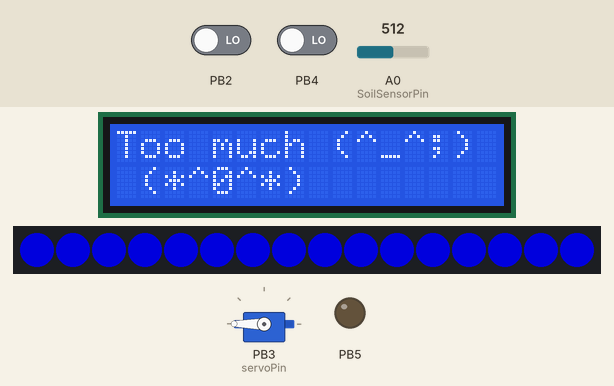
Simulated run of this sketch. Board: ATtiny85, built with avr-gcc and run on an emulated ATtiny85. Parts: 16×2 character LCD, 16 RGB LEDs in strip order, left to right, servo, output pins drawn as LEDs (lit = HIGH). The test bench sets the inputs (shaded band); at power-on: A0 (SoilSensorPin) = 512, PB2 LOW, PB4 LOW. Dim RGB values are drawn brighter than linear; what the sketch prints to the serial monitor is not drawn.

Above: at 1.2 s.
1.3 s: A0 (SoilSensorPin) set to 489
At 3.4 s:
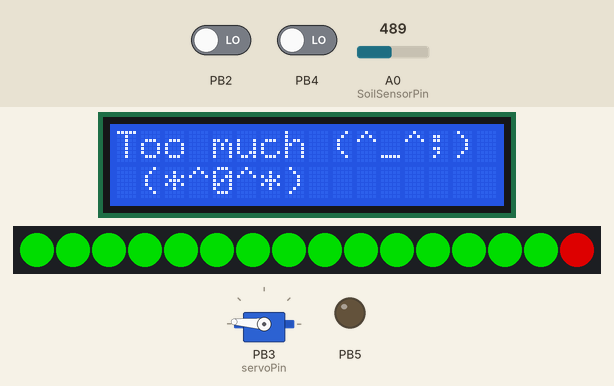
6.3 s: PB2 driven HIGH
At 7.6 s:
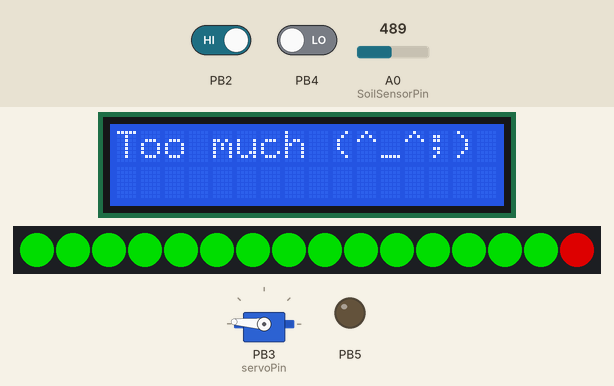
9.3 s: PB4 driven HIGH
At 10.8 s:
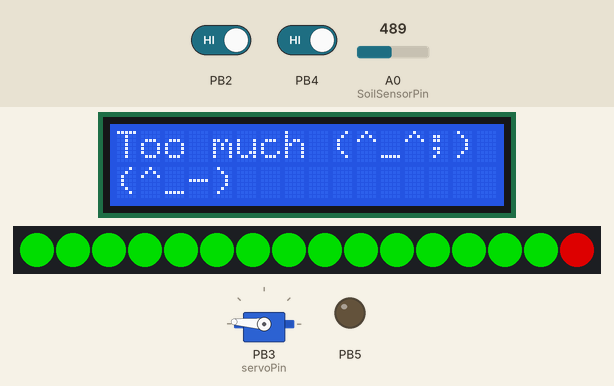
15.4 s: A0 (SoilSensorPin) set to 30
At 16.7 s:
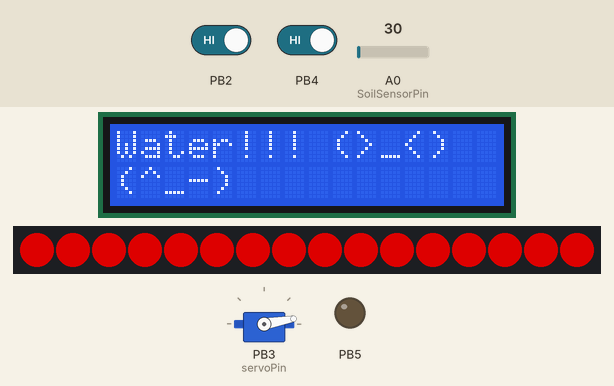
21.9 s: A0 (SoilSensorPin) set to 35
At 22.86 s:
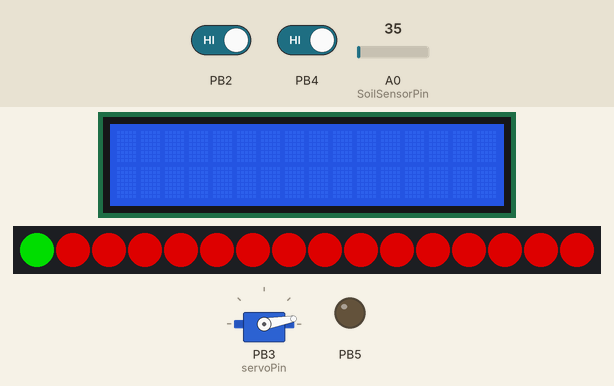
28.4 s: A0 (SoilSensorPin) set to 100
At 30.9 s:
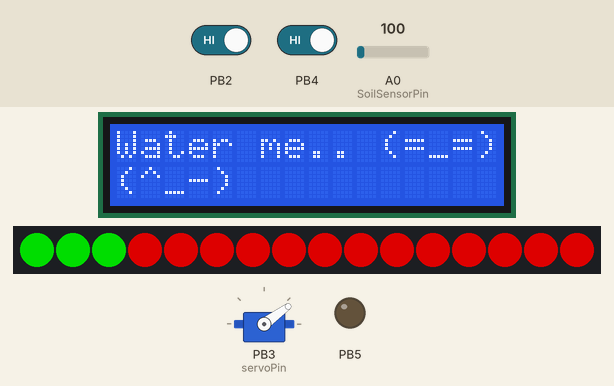
Timing chart, 0 to 32.4 s (numbered marks = the images above; inputs shaded):
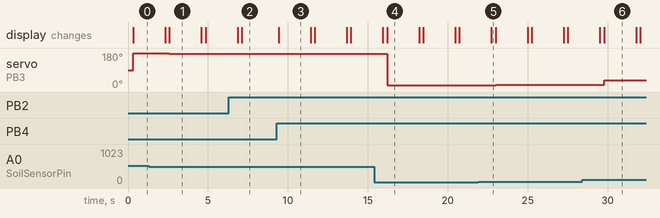

The sketch:

SoilMoistureSensorGit.ino
```cpp
  // Soil moisture sensor related:
int SoilSensorPin = A0;
int SensorValue = 0;
float Percent = 0;

  // Sound sensor related:
int SoundSensorPin = A1;
unsigned long lastEvent = 0;
int SoundSensorData = 0;


  // MotionDetection sensor related:
int MotionSensorPin = A2;
int MotionValue = 0;

  // LCD monitor related:
#include <LiquidCrystal.h>
int rs = 7;
int en = 8;
int d4 = 9;
int d5 = 10;
int d6 = 11;
int d7 = 12;
LiquidCrystal lcd(rs, en, d4, d5, d6, d7);
int LCDdelay = 2000;

  // NeoPixel Ring related:
#include <Adafruit_NeoPixel.h>
#ifdef __AVR__
#include <avr/power.h> // Required for 16 MHz Adafruit Trinket
#endif
int NeoPixelPin = 6;
int NUMPIXELS = 16;
Adafruit_NeoPixel pixels(NUMPIXELS, NeoPixelPin, NEO_GRB + NEO_KHZ800);

  // Servo related:
#include <Servo.h>
int servoPin = 3;
Servo myServo;
float angle;

    // Overall related:
int dt = 250;

void setup() {

  // Soil moisture sensor related:
  pinMode(SoilSensorPin, OUTPUT);

  // Sound sensor related:
  pinMode(SoundSensorPin, INPUT);

  // MotionDetection sensor related:
  pinMode(MotionSensorPin, INPUT);

  // LCD monitor related:
  lcd.begin(16,2);

  // NeoPixel Ring related:
  pinMode(NeoPixelPin, OUTPUT);
  #if defined(__AVR_ATtiny85__) && (F_CPU == 16000000)
  clock_prescale_set(clock_div_1);
  #endif
  pixels.begin(); // INITIALIZE NeoPixel strip object (REQUIRED)

    // Servo related:
myServo.attach(servoPin);
pinMode(servoPin, OUTPUT);

  Serial.begin(9600);
}

  // NeoPixel Ring function:
void showGreen(float percentage) {
    float multiplier = percentage / 100;
    int lightsToTurnOn = NUMPIXELS * multiplier;
    // GREN LEDS
    for(int i=0; i<lightsToTurnOn; i++) {
        pixels.setPixelColor(i, pixels.Color(0, 150, 0));
    }
    // RED LEDS
    for(int i=lightsToTurnOn; i<NUMPIXELS; i++) {
        pixels.setPixelColor(i, pixels.Color(150, 0, 0));
    }
    // for too much water
    if (multiplier >= 1){
          for(int i=0; i<lightsToTurnOn; i++) {
        pixels.setPixelColor(i, pixels.Color(0, 0, 150));
    }
    }
    pixels.show();
}
  // Servo function:
void leafPosition(float percentage) {
    float AngleMultiplier = percentage / 100;
    int currentLeafAngle = 180. * AngleMultiplier;
    myServo.write(currentLeafAngle);
    }


void loop() {
   //Soil moisture sensor related:
  SensorValue = analogRead(SoilSensorPin);
  Percent = (100./500.)*SensorValue;
  showGreen(Percent);
  delay(dt);
  leafPosition(Percent);

    // LCD expressions:
  if (Percent >= 90. ){
    lcd.setCursor(0,0);
    lcd.println("Too much (^_^;)         ");
  }   else if (Percent >= 40. && Percent < 90.){
    lcd.setCursor(0,0);
    lcd.println("All good (^_^)           ");
  }   else if (Percent >= 20. && Percent < 40.){
    lcd.setCursor(0,0);
    lcd.println("Water me.. (=_=)          ");
 } else if (Percent >= 0. && Percent < 20.){
    lcd.setCursor(0,0);
    lcd.println("Water!!! (>_<)           ");
 }

  // Sound sensor related:
  SoundSensorData = digitalRead(SoundSensorPin);

  // MotionDetection sensor related:
  MotionValue = digitalRead(MotionSensorPin);

  if (SoundSensorData == LOW){
       if (millis() - lastEvent > 25){
      Serial.println("How's it going?");
      lcd.setCursor(0,1);
      lcd.println(" (*^0^*)            ");
      delay(LCDdelay);
      lcd.clear();
    }
    lastEvent = millis();
  }
  else if (MotionValue == HIGH){
    lcd.setCursor(0,1);
    lcd.println("(^_-)                   ");
    delay(LCDdelay);
    lcd.clear();
  }
}
```

Measured:
- the behaviour switches between 500 and 499 on A0 (SoilSensorPin) (found by bisection; images 0 and 1)
- the behaviour switches between 31 and 32 on A0 (SoilSensorPin) (found by bisection; images 4 and 5)
- after the input at 1.3 s, servo on PB3 (servoPin): 180° → 176° after 1.3 s
- after the input at 6.3 s, the display: first differs from a run without the input after 0.81 s (image 2)
- after the input at 9.3 s, the display: changes after 0.12 s (image 3)
- after the input at 15.4 s, servo on PB3 (servoPin): 176° → 10° after 0.80 s
- after the input at 21.9 s, servo on PB3 (servoPin): 10° → 12° after 1.1 s
- after the input at 28.4 s, servo on PB3 (servoPin): 12° → 36° after 1.4 s
